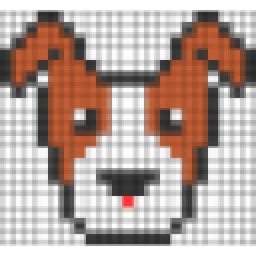
#> input picture Idotmatrix_client/input/math-pixel-art-dog-01.png, 128 x 128 px (shown 2 times larger); its folder holds only this picture in this run
$ python Zhuanhuan.py
#> lines starting #> are read from the running program, lines starting #| are printed output that depends on the picture
import os
from PIL import Image


def preprocess_for_16x16(path_in, path_out=None, palette_colors=8, background_color=(0,0,0)):

#> called with path_in = 'input/math-pixel-art-dog-01.png', path_out = 'output/math-pixel-art-dog-01.png', palette_colors = 8, background_color = (0, 0, 0)
    img = Image.open(path_in).convert("RGBA")
#> img is the input picture: PIL image 128x128 RGBA; mean R, G, B, A 160.3, 141.4, 134.1, 233.1
    alpha = img.split()[3]
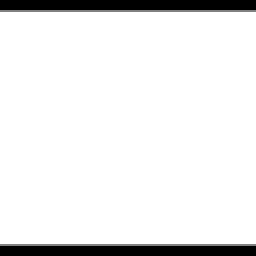
#> alpha: PIL image 128x128 L (shown 2 times larger); min 0, max 255, mean 233.1
    bbox = alpha.getbbox()
#> bbox = (0, 5, 128, 123)
    if bbox:
        left, upper, right, lower = bbox
#> left = 0; upper = 5; right = 128; lower = 123
        img = img.crop((0, upper, img.width, lower))
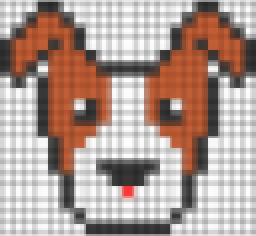
#> img: PIL image 128x118 RGBA (shown 2 times larger); mean R, G, B, A 173.9, 153.4, 145.4, 252.9; transparent parts drawn white
    else:
        upper = 0
        lower = img.height
        img = img.crop((0, 0, img.width, img.height))


    crop_h = lower - upper
#> crop_h = 118
    x_center = img.width / 2
#> x_center = 64
    half = crop_h / 2
#> half = 59
    left_sq = max(0, int(x_center - half))
#> left_sq = 5
    right_sq = min(img.width, int(x_center + half))
#> right_sq = 123

    if (right_sq - left_sq) < crop_h:
        diff = crop_h - (right_sq - left_sq)
        pad_l = diff // 2
        pad_r = diff - pad_l
        left_sq = max(0, left_sq - pad_l)
        right_sq = min(img.width, right_sq + pad_r)
    img = img.crop((left_sq, 0, right_sq, crop_h))
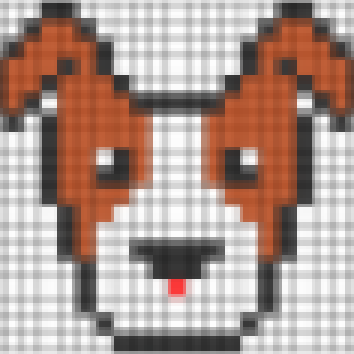
#> img: PIL image 118x118 RGBA (shown 3 times larger); mean R, G, B, A 172.6, 150.5, 141.8, 252.9; transparent parts drawn white
    img = img.resize((16, 16), Image.LANCZOS)
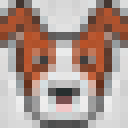
#> img: PIL image 16x16 RGBA (shown 8 times larger); mean R, G, B, A 173.2, 150.9, 142.2, 253.4; transparent parts drawn white


    bg = Image.new("RGB", (16, 16), background_color)
#> bg: PIL image 16x16 RGB; every value is 0
    bg.paste(img, mask=img.split()[3])

    img_out = bg.convert("P", palette=Image.ADAPTIVE, colors=palette_colors).convert("RGB")
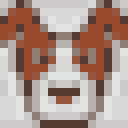
#> img_out: PIL image 16x16 RGB (shown 8 times larger); mean R, G, B 172.1, 149, 140.1
    if path_out:
        img_out.save(path_out)
    return img_out


def batch_process(input_dir='input', output_dir='output', palette_colors=8, background_color=(0,0,0), ext='png'):

    if not os.path.isdir(input_dir):
        raise FileNotFoundError(f"输入目录不存在: {input_dir}")
    os.makedirs(output_dir, exist_ok=True)

    for filename in os.listdir(input_dir):
        name, _ = os.path.splitext(filename)
        infile = os.path.join(input_dir, filename)
        if not os.path.isfile(infile) or name.startswith('.'):
            continue
        outfile = os.path.join(output_dir, f"{name}.{ext}")
        try:
            preprocess_for_16x16(
                infile, outfile,
                palette_colors=palette_colors,
                background_color=background_color
            )
            print(f"Processed: {filename} -> {os.path.basename(outfile)}")
        except Exception as e:
            print(f"Failed: {filename}, error: {e}")

def batch_process_single_file(filename, input_dir='input', output_dir='output', palette_colors=8, background_color=(0,0,0), ext='png'):
    string_name = filename.replace(":", "")

    if not os.path.isdir(input_dir):
        raise FileNotFoundError(f"输入目录不存在: {input_dir}")
    os.makedirs(output_dir, exist_ok=True)

    matched_file = None
    for file in os.listdir(input_dir):
        name, _ = os.path.splitext(file)
        if name == string_name:
            matched_file = file
            break

    if not matched_file:
        print(f"No matching file found for: {string_name}")
        return
    else:
        print(f"file has been found {matched_file}")

    infile = os.path.join(input_dir, matched_file)
    outfile = os.path.join(output_dir, f"{string_name}.{ext}")

    try:
        preprocess_for_16x16(
            infile, outfile,
            palette_colors=palette_colors,
            background_color=background_color
        )
        print(f"Processed: {matched_file} -> {outfile}")
    except Exception as e:
        print(f"Error processing file: {e}")


if __name__ == '__main__':
    batch_process()
